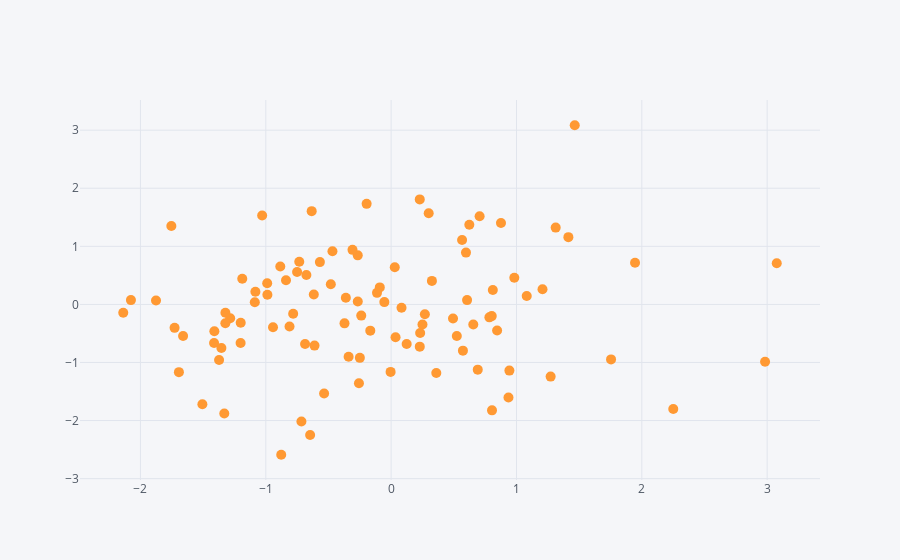

Write notebook code for a chart like this one.
### Markdown cell above
## Dispersão

kind = tipo do gráfico

X = Dados a serem exibidos no eixo X

Y = Dados a serem exibidos no eixo Y

mode = Tipo dos marcadores

size = Tamanho dos marcadores

### Code cell
df.iplot(kind='scatter',x='A',y='B',mode='markers',size=10)
